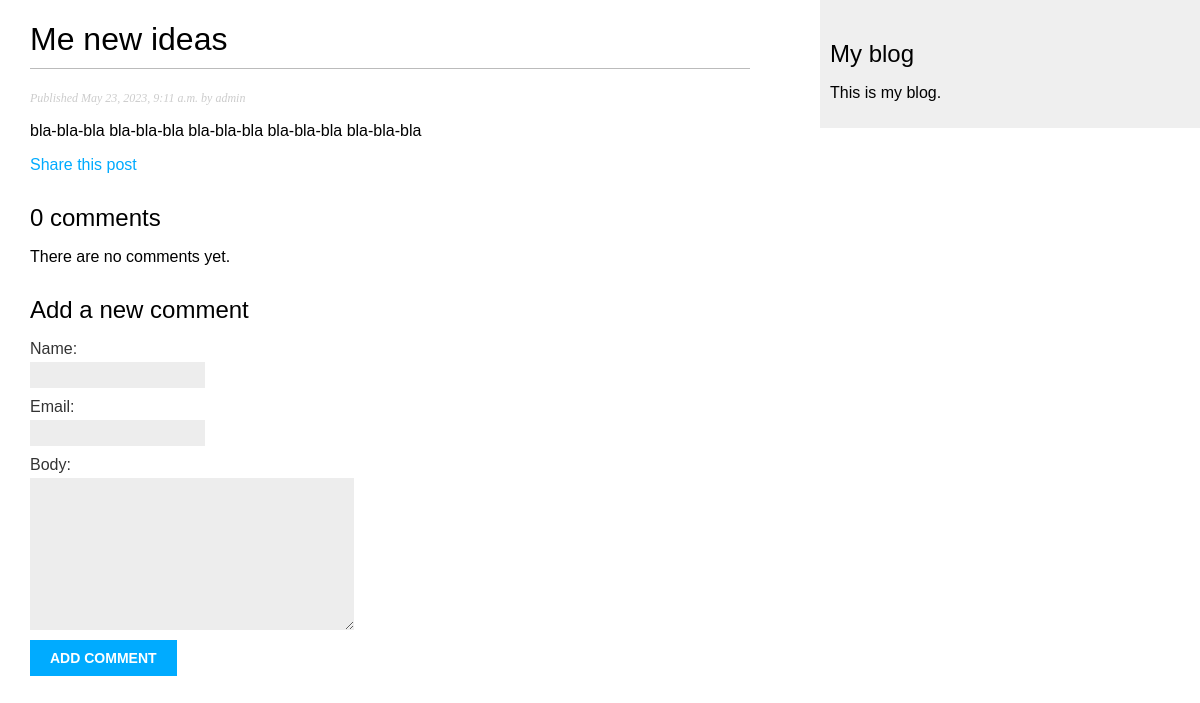
The page /blog/2023/5/23/me-new-ideas/ on the database as committed earlier.
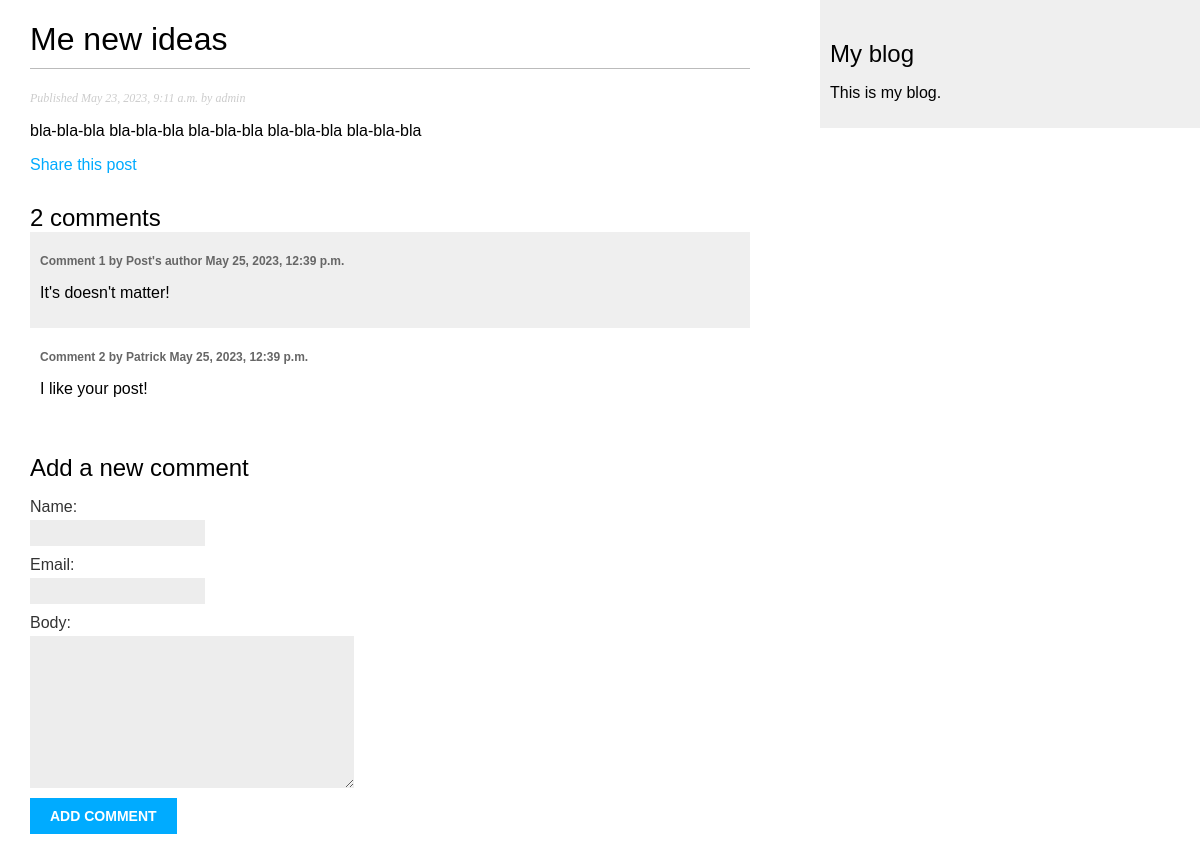
The same page on the database as committed later.
### blog/models.py (models this page shows, shortened)
class Comment(models.Model):
    post = models.ForeignKey(Post,
                             on_delete=models.CASCADE,
                             related_name='comments')
    name = models.CharField(max_length=80)
    email = models.EmailField()
    body = models.TextField()
    created = models.DateTimeField(auto_now_add=True)
    updated = models.DateTimeField(auto_now_add=True)
    active = models.BooleanField(default=True)
    class Meta:
        ordering = ['created']
        indexes = [
            models.Index(fields=['created']),
        ]

### blog/views.py (the view)
# urls.py: path('<int:year>/<int:month>/<int:day>/<slug:post>/', views.post_details, name='post_details'),
def post_details(request, year, month, day, post):
    post = get_object_or_404(Post,
                             status=Post.Status.PUBLISHED,
                             slug=post,
                             publish__year=year,
                             publish__month=month,
                             publish__day=day)
    comments = post.comments.filter(active=True)
    form = CommentForm()
    return render(request, 'blog/post/details.html', {
        'post': post,
        'comments': comments,
        'form': form
    })

### blog/forms.py
class CommentForm(forms.ModelForm):
    class Meta:
        model = Comment
        fields = ['name', 'email', 'body']

### blog/templates/blog/post/details.html (shortened to what this page needs)
{% extends "blog/base.html" %}
{% block content %}
  <h1>{{ post.title }}</h1>
  <p class="date">
    Published {{ post.publish }} by {{ post.author }}
  </p>
  {{ post.body|linebreaks }}
  <p>
    <a href="{% url "blog:post_share" post.id %}">
      Share this post
    </a>
  </p>
  {% with comments.count as total_comments %}
    <h2>
      {{ total_comments }} comment{{ total_comments|pluralize }}
    </h2>
  {% endwith %}
  {% for comment in comments %}
    <div class="comment">
      <p class="info">
        Comment {{ forloop.counter }} by {{ comment.name }}
        {{ comment.created }}
      </p>
      {{ comment.body|linebreaks }}
    </div>
  {% empty %}
    <p>There are no comments yet.</p>
  {% endfor %}
  {% include "blog/post/includes/comment_form.html" %}
{% endblock %}

Rows that differ between the two databases and show on the page:
added Comment: name "Post's author", created "May 25, 2023, 12:39 p.m.", body "It's doesn't matter!"
added Comment: name "Patrick", created "May 25, 2023, 12:39 p.m.", body "I like your post!"
Other text that changed with them:
{{ total_comments }}: "0" → "2"
text no longer shown: "There are no comments yet."
